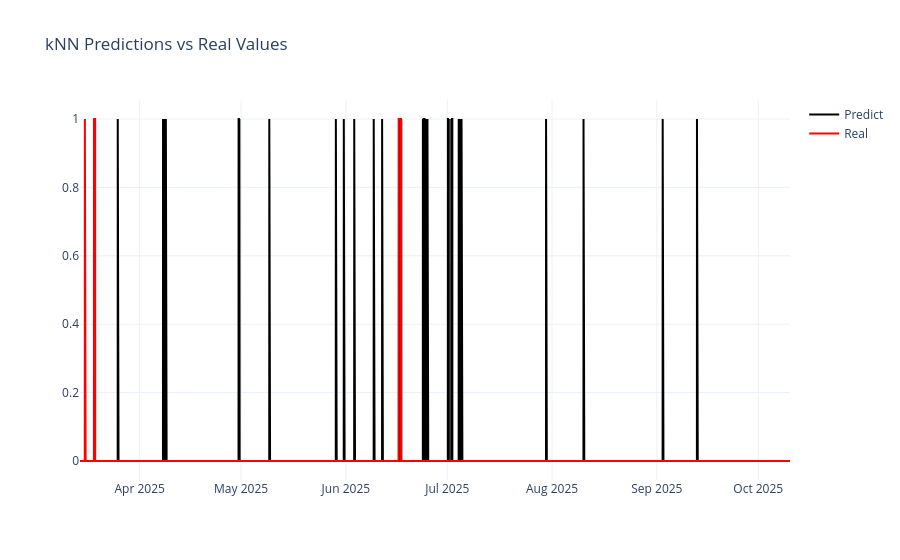
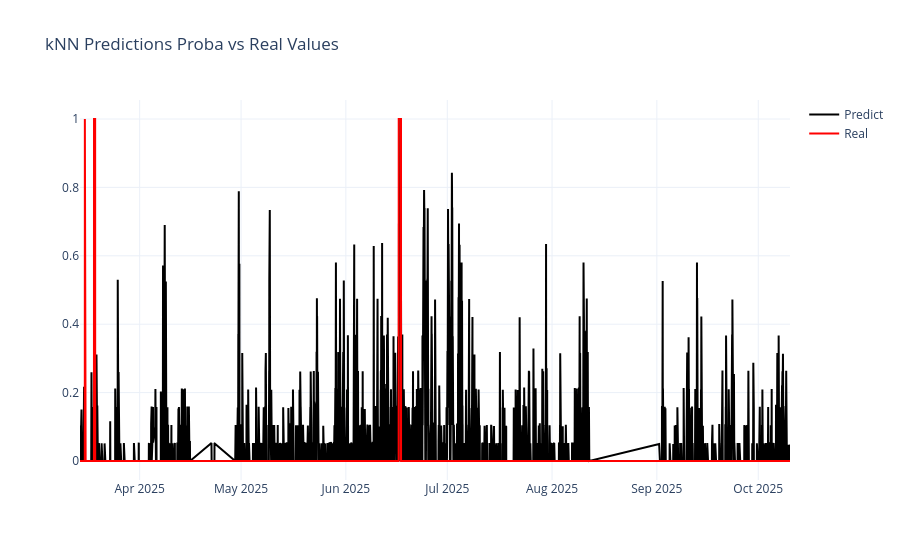

Notebook code cell kept with these figures, in order:
### Code cell
y_features_test.sort_index(inplace=True)
X_features_test.sort_index(inplace=True)

fig_pred_knn = go.Figure()
fig_pred_knn.add_trace(go.Scatter(
    x = X_features_test.index,
    y=y_pred_knn,
    name='Predict',
    mode="lines",
    line=dict(color='black')
))
fig_pred_knn.add_trace(go.Scatter(
    y=y_features_test,
    x = X_features_test.index,
    name='Real',
    mode="lines",
    line=dict(color='red')
))
fig_pred_knn.update_layout(
    template='plotly_white',
    hovermode='x unified',
    title="kNN Predictions vs Real Values"
)
fig_pred_knn.show()


## Proba
y_proba_knn = best_knn.predict_proba(X_features_test_scaled)
y_proba_knn = y_proba_knn[:, 1]

y_features_test.sort_index(inplace=True)
X_features_test.sort_index(inplace=True)

fig_pred_knn = go.Figure()
fig_pred_knn.add_trace(go.Scatter(
    x = X_features_test.index,
    y=y_proba_knn,
    name='Predict',
    mode="lines",
    line=dict(color='black')
))
fig_pred_knn.add_trace(go.Scatter(
    y=y_features_test,
    x = X_features_test.index,
    name='Real',
    mode="lines",
    line=dict(color='red')
))
fig_pred_knn.update_layout(
    template='plotly_white',
    hovermode='x unified',
    title="kNN Predictions Proba vs Real Values"
)
fig_pred_knn.show()

### Figure 1 — Plotly figure (JSON) as saved in the notebook; plotly's stock layout.template omitted (floating-point values rounded to 4 significant figures; data arrays with more than 128 entries replaced by an {"elided": "..."} marker saying what was removed)
{"data": [{"line": {"color": "black"}, "mode": "lines", "name": "Predict", "type": "scatter", "x": {"elided": "8113 str values"}, "y": {"elided": "8113 int values"}}, {"line": {"color": "red"}, "mode": "lines", "name": "Real", "type": "scatter", "x": {"elided": "8113 str values"}, "y": {"elided": "8113 int values"}}], "layout": {"hovermode": "x unified", "title": {"text": "kNN Predictions vs Real Values"}}}

### Figure 2 — Plotly figure (JSON) as saved in the notebook; plotly's stock layout.template omitted (floating-point values rounded to 4 significant figures; data arrays with more than 128 entries replaced by an {"elided": "..."} marker saying what was removed)
{"data": [{"line": {"color": "black"}, "mode": "lines", "name": "Predict", "type": "scatter", "x": {"elided": "8113 str values"}, "y": {"elided": "8113 float values"}}, {"line": {"color": "red"}, "mode": "lines", "name": "Real", "type": "scatter", "x": {"elided": "8113 str values"}, "y": {"elided": "8113 int values"}}], "layout": {"hovermode": "x unified", "title": {"text": "kNN Predictions Proba vs Real Values"}}}
